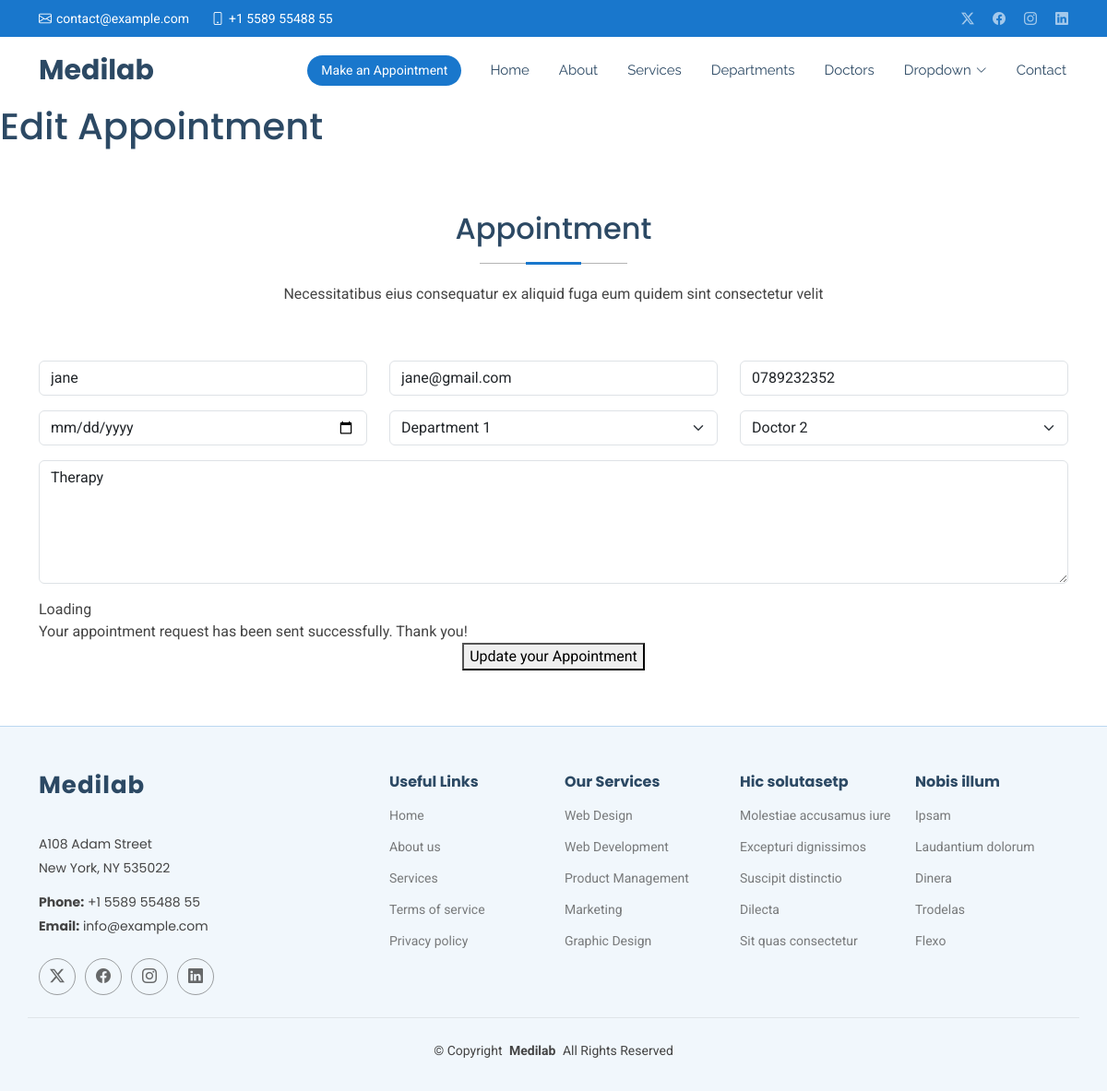
Page /edit/2 on the committed database.
### medapp/models.py (models this page shows, shortened)
class Appointment(models.Model):
    name = models.CharField(max_length=50)
    email = models.EmailField()
    phone = models.CharField(max_length=15)
    date = models.DateField()
    department = models.CharField(max_length=50)
    doctor = models.CharField(max_length=50)
    message = models.TextField()

### medapp/views.py (the view)
# urls.py: path('edit/<int:id>', views.edit, name='edit'),
def edit (request, id):
    appointment = get_object_or_404(Appointment,id=id)
    if request.method == "POST":
        appointment.name = request.POST.get('name')
        appointment.email = request.POST.get('email')
        appointment.phone = request.POST.get('phone')
        appointment.date = request.POST.get('date')
        appointment.department = request.POST.get('department')
        appointment.doctor = request.POST.get('doctor')
        appointment.message = request.POST.get('message')
        appointment.save()
        return redirect('/show')
    else:
        return render(request,'edit.html',{'appointment':appointment})

### Templates/edit.html (shortened to what this page needs)
{% extends 'starter-page.html' %}
{% load static %}
{% block content %}
    <h1>Edit Appointment</h1>
    <section id="appointment" class="appointment section">
      <div class="container section-title" data-aos="fade-up">
        <h2>Appointment</h2>
        <p>Necessitatibus eius consequatur ex aliquid fuga eum quidem sint consectetur velit</p>
      </div>
      <div class="container" data-aos="fade-up" data-aos-delay="100">
        <form method="post" >
          <div class="row">
            <div class="col-md-4 form-group">
              <input type="text" name="name" value="{{ appointment.name }}" class="form-control" id="name" placeholder="Your Name" required="">
            </div>
            <div class="col-md-4 form-group mt-3 mt-md-0">
              <input type="email" class="form-control" value="{{ appointment.email }}" name="email" id="email" placeholder="Your Email" required="">
            </div>
            <div class="col-md-4 form-group mt-3 mt-md-0">
              <input type="tel" class="form-control" name="phone" value="{{ appointment.phone }}" id="phone" placeholder="Your Phone" required="">
            </div>
          </div>
          <div class="row">
            <div class="col-md-4 form-group mt-3">
              <input type="date" name="date" class="form-control datepicker" value="{{ appointment.date }}" id="date" placeholder="Appointment Date" required="">
            </div>
            <div class="col-md-4 form-group mt-3">
              <select  name="department" value="{{ appointment.department }}"  id="department" class="form-select" required="">
                <option value="Department 1"  {% if appointment.department == "Department 1" %} selected {% endif %} >Department 1</option>
              </select>
            </div>
            <div class="col-md-4 form-group mt-3">
              <select name="doctor"  id="doctor" class="form-select" required="">
                <option value="Doctor 2" {% if appointment.doctor == "Doctor 2" %}selected{% endif %}>Doctor 2</option>
              </select>
            </div>
          </div>
          <div class="form-group mt-3">
            <textarea class="form-control" name="message" rows="5" placeholder="Message (Optional)" >{{ appointment.message }}</textarea>
          </div>
          <div class="mt-3">
            <div class="loading">Loading</div>
            <div class="sent-message">Your appointment request has been sent successfully. Thank you!</div>
            <div class="text-center"><button type="submit">Update your Appointment</button></div>
          </div>
        </form>
      </div>
    </section>
{% endblock %}

### static/assets/css/main.css (style rules this page uses)
:root { --default-font: "Roboto", system-ui, -apple-system, "Segoe UI", Roboto, "Helvetica Neue", Arial, "Noto Sans", "Liberation Sans", sans-serif, "Apple Color Emoji", "Segoe UI Emoji", "Segoe UI Symbol", "Noto Color Emoji"; --heading-font: "Poppins", sans-serif; --nav-font: "Raleway", sans-serif; }
:root { --background-color: #ffffff; --default-color: #444444; --heading-color: #2c4964; --accent-color: #1977cc; --surface-color: #ffffff; --contrast-color: #ffffff; }
:root { --nav-color: #2c4964; --nav-hover-color: #1977cc; --nav-mobile-background-color: #ffffff; --nav-dropdown-background-color: #ffffff; --nav-dropdown-color: #2c4964; --nav-dropdown-hover-color: #1977cc; }
:root { scroll-behavior: smooth; }
body { color: var(--default-color); background-color: var(--background-color); font-family: var(--default-font); }
h1, h2, h3, h4, h5, h6 { color: var(--heading-color); font-family: var(--heading-font); }
section, .section { color: var(--default-color); background-color: var(--background-color); padding: 60px 0; scroll-margin-top: 72px; overflow: clip; }
.section-title { text-align: center; padding-bottom: 60px; position: relative; }
.section-title h2 { font-size: 32px; font-weight: 500; margin-bottom: 20px; padding-bottom: 20px; position: relative; }
.section-title h2:before { content: ""; position: absolute; display: block; width: 160px; height: 1px; background: color-mix(in srgb, var(--default-color), transparent 60%); left: 0; right: 0; bottom: 1px; margin: auto; }
.section-title h2::after { content: ""; position: absolute; display: block; width: 60px; height: 3px; background: var(--accent-color); left: 0; right: 0; bottom: 0; margin: auto; }
.section-title p { margin-bottom: 0; }

### rows in the picture
Appointment: name "jane", email "jane@gmail.com", phone "0789232352", department "Department 1", doctor "Doctor 2", message "Therapy"
